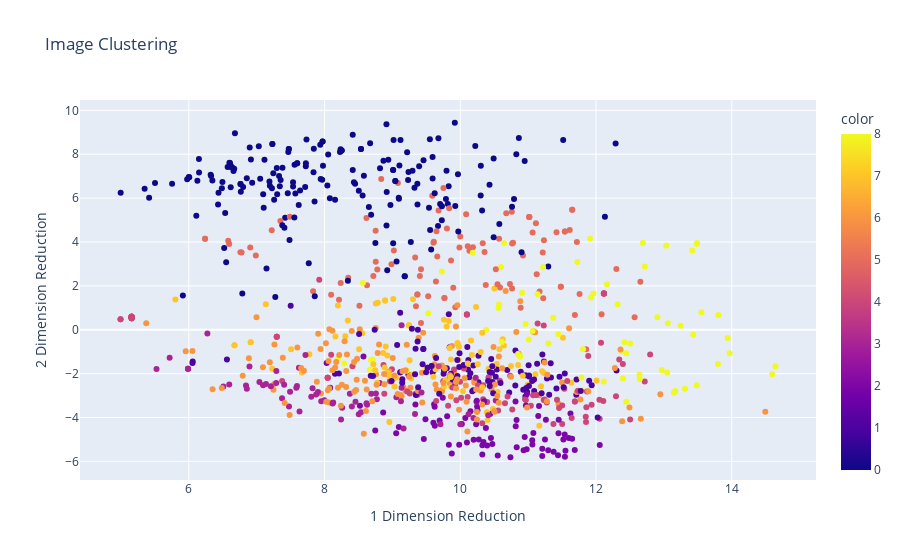

This figure's notebook cell:
### Code cell
image_similarity.kmeans_image(database_notitle)

### Figure 1 — Plotly figure (JSON) as saved in the notebook; plotly's stock layout.template omitted (floating-point values rounded to 4 significant figures; data arrays with more than 128 entries replaced by an {"elided": "..."} marker saying what was removed)
{"data": [{"customdata": {"elided": "950x1 str values"}, "hovertemplate": "0=%{x}<br>1=%{y}<br>titles=%{customdata[0]}<br>color=%{marker.color}<extra></extra>", "legendgroup": "", "marker": {"color": {"elided": "950 int values"}, "coloraxis": "coloraxis", "symbol": "circle"}, "mode": "markers", "name": "", "orientation": "v", "showlegend": false, "type": "scatter", "x": {"elided": "950 float values"}, "xaxis": "x", "y": {"elided": "950 float values"}, "yaxis": "y"}], "layout": {"coloraxis": {"colorbar": {"title": {"text": "color"}}, "colorscale": [[0, "#0d0887"], [0.1111, "#46039f"], [0.2222, "#7201a8"], [0.3333, "#9c179e"], [0.4444, "#bd3786"], [0.5556, "#d8576b"], [0.6667, "#ed7953"], [0.7778, "#fb9f3a"], [0.8889, "#fdca26"], [1, "#f0f921"]]}, "legend": {"tracegroupgap": 0}, "title": {"text": "Image Clustering"}, "xaxis": {"anchor": "y", "domain": [0, 1], "title": {"text": "1 Dimension Reduction"}}, "yaxis": {"anchor": "x", "domain": [0, 1], "title": {"text": "2 Dimension Reduction"}}}}
